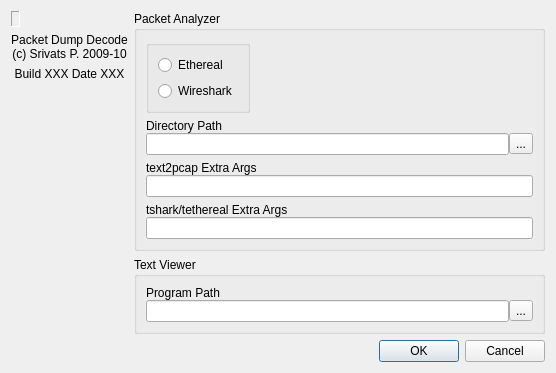
<ui version="4.0" >
 <class>Settings</class>
 <widget class="QDialog" name="Settings" >
  <property name="geometry" >
   <rect>
    <x>0</x>
    <y>0</y>
    <width>556</width>
    <height>357</height>
   </rect>
  </property>
  <property name="windowTitle" >
   <string>Settings</string>
  </property>
  <property name="windowIcon" >
   <iconset resource="pdd.qrc" >:/icons/icons/settings.png</iconset>
  </property>
  <layout class="QGridLayout" >
   <item rowspan="3" row="0" column="0" >
    <layout class="QVBoxLayout" >
     <item>
      <widget class="QLabel" name="label_2" >
       <property name="sizePolicy" >
        <sizepolicy vsizetype="Fixed" hsizetype="Fixed" >
         <horstretch>0</horstretch>
         <verstretch>0</verstretch>
        </sizepolicy>
       </property>
       <property name="frameShape" >
        <enum>QFrame::Panel</enum>
       </property>
       <property name="frameShadow" >
        <enum>QFrame::Sunken</enum>
       </property>
       <property name="text" >
        <string/>
       </property>
       <property name="pixmap" >
        <pixmap resource="pdd.qrc" >:/icons/icons/pdd_logo.png</pixmap>
       </property>
      </widget>
     </item>
     <item>
      <widget class="QLabel" name="label_3" >
       <property name="text" >
        <string>Packet Dump Decode&#xd;
(c) Srivats P. 2009-10</string>
       </property>
       <property name="alignment" >
        <set>Qt::AlignCenter</set>
       </property>
      </widget>
     </item>
     <item>
      <widget class="QLabel" name="lblBuildId" >
       <property name="text" >
        <string>Build XXX Date XXX</string>
       </property>
       <property name="alignment" >
        <set>Qt::AlignCenter</set>
       </property>
      </widget>
     </item>
     <item>
      <spacer>
       <property name="orientation" >
        <enum>Qt::Vertical</enum>
       </property>
       <property name="sizeHint" >
        <size>
         <width>20</width>
         <height>40</height>
        </size>
       </property>
      </spacer>
     </item>
    </layout>
   </item>
   <item row="0" column="1" >
    <widget class="QGroupBox" name="groupBox_2" >
     <property name="title" >
      <string>Packet Analyzer</string>
     </property>
     <property name="flat" >
      <bool>false</bool>
     </property>
     <layout class="QGridLayout" >
      <item row="0" column="0" >
       <widget class="QGroupBox" name="groupBox" >
        <property name="title" >
         <string/>
        </property>
        <layout class="QVBoxLayout" >
         <item>
          <widget class="QRadioButton" name="rbEthereal" >
           <property name="text" >
            <string>Ethereal</string>
           </property>
          </widget>
         </item>
         <item>
          <widget class="QRadioButton" name="rbWireshark" >
           <property name="text" >
            <string>Wireshark</string>
           </property>
          </widget>
         </item>
        </layout>
       </widget>
      </item>
      <item row="0" column="1" >
       <spacer>
        <property name="orientation" >
         <enum>Qt::Horizontal</enum>
        </property>
        <property name="sizeHint" >
         <size>
          <width>40</width>
          <height>20</height>
         </size>
        </property>
       </spacer>
      </item>
      <item row="1" column="0" colspan="2" >
       <layout class="QVBoxLayout" >
        <property name="spacing" >
         <number>0</number>
        </property>
        <item>
         <widget class="QLabel" name="label" >
          <property name="text" >
           <string>Directory Path</string>
          </property>
         </widget>
        </item>
        <item>
         <layout class="QHBoxLayout" >
          <property name="spacing" >
           <number>0</number>
          </property>
          <item>
           <widget class="QLineEdit" name="leSnifferDir" />
          </item>
          <item>
           <widget class="QToolButton" name="tbBrowse" >
            <property name="text" >
             <string>...</string>
            </property>
           </widget>
          </item>
         </layout>
        </item>
       </layout>
      </item>
      <item row="2" column="0" colspan="2" >
       <layout class="QVBoxLayout" >
        <property name="spacing" >
         <number>0</number>
        </property>
        <item>
         <widget class="QLabel" name="label_4" >
          <property name="text" >
           <string>text2pcap Extra Args</string>
          </property>
         </widget>
        </item>
        <item>
         <widget class="QLineEdit" name="leText2PcapExtraArgs" />
        </item>
       </layout>
      </item>
      <item row="3" column="0" colspan="2" >
       <layout class="QVBoxLayout" >
        <property name="spacing" >
         <number>0</number>
        </property>
        <item>
         <widget class="QLabel" name="label_5" >
          <property name="text" >
           <string>tshark/tethereal Extra Args</string>
          </property>
         </widget>
        </item>
        <item>
         <widget class="QLineEdit" name="leTsharkExtraArgs" />
        </item>
       </layout>
      </item>
     </layout>
    </widget>
   </item>
   <item row="1" column="1" >
    <widget class="QGroupBox" name="groupBox_3" >
     <property name="title" >
      <string>Text Viewer</string>
     </property>
     <layout class="QHBoxLayout" >
      <item>
       <layout class="QVBoxLayout" >
        <property name="spacing" >
         <number>0</number>
        </property>
        <item>
         <widget class="QLabel" name="label_6" >
          <property name="text" >
           <string>Program Path</string>
          </property>
         </widget>
        </item>
        <item>
         <layout class="QHBoxLayout" >
          <property name="spacing" >
           <number>0</number>
          </property>
          <item>
           <widget class="QLineEdit" name="leTextViewer" />
          </item>
          <item>
           <widget class="QToolButton" name="tbBrowseFile" >
            <property name="text" >
             <string>...</string>
            </property>
           </widget>
          </item>
         </layout>
        </item>
       </layout>
      </item>
     </layout>
    </widget>
   </item>
   <item row="2" column="1" >
    <spacer>
     <property name="orientation" >
      <enum>Qt::Vertical</enum>
     </property>
     <property name="sizeHint" >
      <size>
       <width>20</width>
       <height>40</height>
      </size>
     </property>
    </spacer>
   </item>
   <item row="3" column="0" colspan="2" >
    <widget class="QDialogButtonBox" name="buttonBox" >
     <property name="orientation" >
      <enum>Qt::Horizontal</enum>
     </property>
     <property name="standardButtons" >
      <set>QDialogButtonBox::Cancel|QDialogButtonBox::NoButton|QDialogButtonBox::Ok</set>
     </property>
    </widget>
   </item>
  </layout>
 </widget>
 <resources>
  <include location="pdd.qrc" />
 </resources>
 <connections>
  <connection>
   <sender>buttonBox</sender>
   <signal>accepted()</signal>
   <receiver>Settings</receiver>
   <slot>accept()</slot>
   <hints>
    <hint type="sourcelabel" >
     <x>248</x>
     <y>254</y>
    </hint>
    <hint type="destinationlabel" >
     <x>157</x>
     <y>274</y>
    </hint>
   </hints>
  </connection>
  <connection>
   <sender>buttonBox</sender>
   <signal>rejected()</signal>
   <receiver>Settings</receiver>
   <slot>reject()</slot>
   <hints>
    <hint type="sourcelabel" >
     <x>316</x>
     <y>260</y>
    </hint>
    <hint type="destinationlabel" >
     <x>286</x>
     <y>274</y>
    </hint>
   </hints>
  </connection>
 </connections>
</ui>
